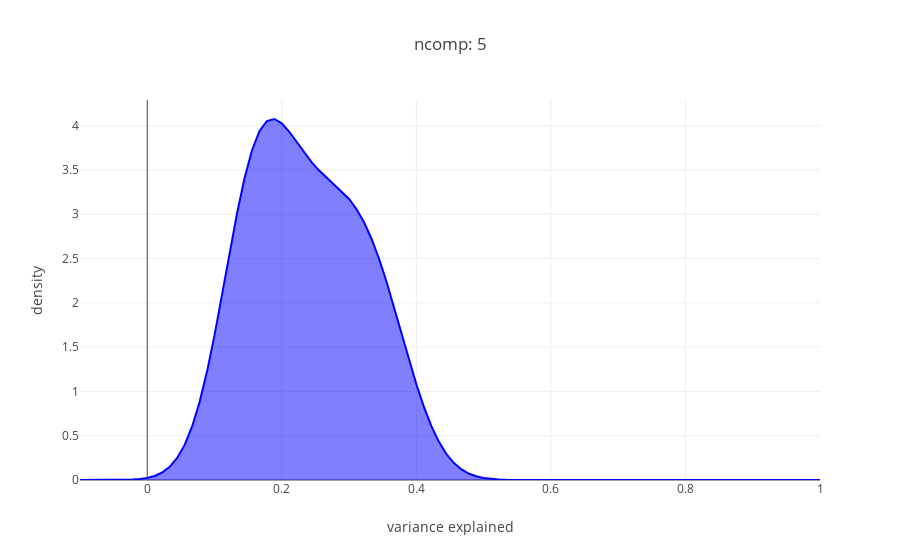

The notebook cell saved with this chart:
### Code cell
n_comp= var_comp_store.shape[1] - 1
PC_list= ['PC' + str(x + 1) for x in range(n_comp)]
total_var= var_comp_store[PC_list].sum(axis= 1)


X_plot = np.linspace(-0.1, 1, 100)

kde = KernelDensity(kernel='gaussian', bandwidth=0.05).fit(np.array(total_var).reshape(-1,1))

log_dens = kde.score_samples(X_plot.reshape(-1,1))

fig_roost_dens= [go.Scatter(x=X_plot, y=np.exp(log_dens), 
                            mode='lines', fill='tozeroy', name= 'variance captured',
                            line=dict(color='blue', width=2))]
##


layout= go.Layout(
    title= 'ncomp: {}'.format(n_comp),
    yaxis= dict(
        title= 'density'
    ),
    xaxis= dict(
        title= 'variance explained'
    )
)

fig = go.Figure(data=fig_roost_dens, layout= layout)
iplot(fig)
